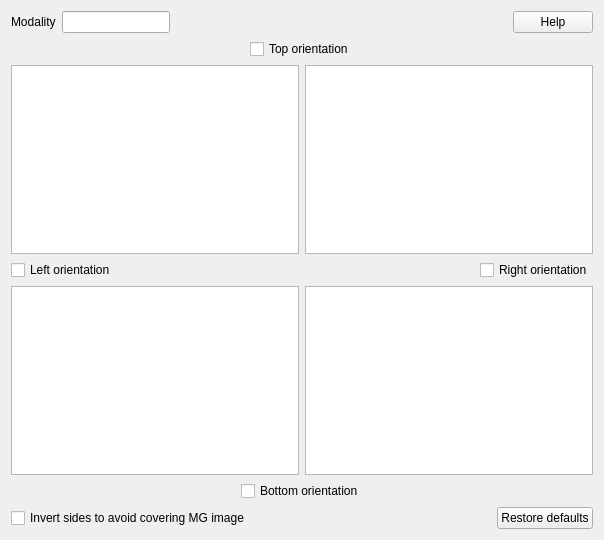
<?xml version="1.0" encoding="UTF-8"?>
<ui version="4.0">
 <class>Q2DViewerAnnotationsConfigurationWidgetBase</class>
 <widget class="QWidget" name="Q2DViewerAnnotationsConfigurationWidgetBase">
  <property name="geometry">
   <rect>
    <x>0</x>
    <y>0</y>
    <width>604</width>
    <height>540</height>
   </rect>
  </property>
  <layout class="QVBoxLayout" name="verticalLayout">
   <item>
    <layout class="QHBoxLayout" name="horizontalLayout_5">
     <item>
      <widget class="QLabel" name="m_modalityLabel">
       <property name="text">
        <string>Modality</string>
       </property>
      </widget>
     </item>
     <item>
      <widget class="QLineEdit" name="m_modalityLineEdit">
       <property name="sizePolicy">
        <sizepolicy hsizetype="Minimum" vsizetype="Fixed">
         <horstretch>0</horstretch>
         <verstretch>0</verstretch>
        </sizepolicy>
       </property>
      </widget>
     </item>
     <item>
      <spacer name="horizontalSpacer_7">
       <property name="orientation">
        <enum>Qt::Horizontal</enum>
       </property>
       <property name="sizeHint" stdset="0">
        <size>
         <width>40</width>
         <height>20</height>
        </size>
       </property>
      </spacer>
     </item>
     <item>
      <widget class="QPushButton" name="m_helpPushButton">
       <property name="text">
        <string>Help</string>
       </property>
       <property name="icon">
        <iconset resource="../main/themes/starviewer/starviewer.qrc">
         <normaloff>:/images/icons/help-about.svg</normaloff>:/images/icons/help-about.svg</iconset>
       </property>
      </widget>
     </item>
    </layout>
   </item>
   <item>
    <layout class="QGridLayout" name="gridLayout">
     <item row="0" column="0" colspan="2">
      <layout class="QHBoxLayout" name="horizontalLayout_3">
       <item>
        <spacer name="horizontalSpacer_3">
         <property name="orientation">
          <enum>Qt::Horizontal</enum>
         </property>
         <property name="sizeHint" stdset="0">
          <size>
           <width>40</width>
           <height>20</height>
          </size>
         </property>
        </spacer>
       </item>
       <item>
        <widget class="QCheckBox" name="m_topOrientationCheckBox">
         <property name="sizePolicy">
          <sizepolicy hsizetype="Minimum" vsizetype="Minimum">
           <horstretch>0</horstretch>
           <verstretch>0</verstretch>
          </sizepolicy>
         </property>
         <property name="text">
          <string>Top orientation</string>
         </property>
        </widget>
       </item>
       <item>
        <spacer name="horizontalSpacer_4">
         <property name="orientation">
          <enum>Qt::Horizontal</enum>
         </property>
         <property name="sizeHint" stdset="0">
          <size>
           <width>40</width>
           <height>20</height>
          </size>
         </property>
        </spacer>
       </item>
      </layout>
     </item>
     <item row="2" column="0">
      <widget class="QCheckBox" name="m_leftOrientationCheckBox">
       <property name="text">
        <string>Left orientation</string>
       </property>
      </widget>
     </item>
     <item row="2" column="1">
      <layout class="QHBoxLayout" name="horizontalLayout_2">
       <item>
        <spacer name="horizontalSpacer_2">
         <property name="orientation">
          <enum>Qt::Horizontal</enum>
         </property>
         <property name="sizeHint" stdset="0">
          <size>
           <width>40</width>
           <height>20</height>
          </size>
         </property>
        </spacer>
       </item>
       <item>
        <widget class="QCheckBox" name="m_rightOrientationCheckBox">
         <property name="text">
          <string>Right orientation</string>
         </property>
        </widget>
       </item>
      </layout>
     </item>
     <item row="4" column="0" colspan="2">
      <layout class="QHBoxLayout" name="horizontalLayout_4">
       <item>
        <spacer name="horizontalSpacer_5">
         <property name="orientation">
          <enum>Qt::Horizontal</enum>
         </property>
         <property name="sizeHint" stdset="0">
          <size>
           <width>40</width>
           <height>20</height>
          </size>
         </property>
        </spacer>
       </item>
       <item>
        <widget class="QCheckBox" name="m_bottomOrientationCheckBox">
         <property name="text">
          <string>Bottom orientation</string>
         </property>
        </widget>
       </item>
       <item>
        <spacer name="horizontalSpacer_6">
         <property name="orientation">
          <enum>Qt::Horizontal</enum>
         </property>
         <property name="sizeHint" stdset="0">
          <size>
           <width>40</width>
           <height>20</height>
          </size>
         </property>
        </spacer>
       </item>
      </layout>
     </item>
     <item row="1" column="0">
      <widget class="QPlainTextEdit" name="m_topLeftPlainTextEdit">
       <property name="lineWrapMode">
        <enum>QPlainTextEdit::NoWrap</enum>
       </property>
      </widget>
     </item>
     <item row="1" column="1">
      <widget class="QPlainTextEdit" name="m_topRightPlainTextEdit">
       <property name="lineWrapMode">
        <enum>QPlainTextEdit::NoWrap</enum>
       </property>
      </widget>
     </item>
     <item row="3" column="1">
      <widget class="QPlainTextEdit" name="m_bottomRightPlainTextEdit">
       <property name="lineWrapMode">
        <enum>QPlainTextEdit::NoWrap</enum>
       </property>
      </widget>
     </item>
     <item row="3" column="0">
      <widget class="QPlainTextEdit" name="m_bottomLeftPlainTextEdit">
       <property name="lineWrapMode">
        <enum>QPlainTextEdit::NoWrap</enum>
       </property>
      </widget>
     </item>
    </layout>
   </item>
   <item>
    <layout class="QHBoxLayout" name="horizontalLayout">
     <item>
      <widget class="QCheckBox" name="m_invertSidesMGCheckBox">
       <property name="text">
        <string>Invert sides to avoid covering MG image</string>
       </property>
      </widget>
     </item>
     <item>
      <spacer name="horizontalSpacer">
       <property name="orientation">
        <enum>Qt::Horizontal</enum>
       </property>
       <property name="sizeHint" stdset="0">
        <size>
         <width>40</width>
         <height>20</height>
        </size>
       </property>
      </spacer>
     </item>
     <item>
      <widget class="QPushButton" name="m_restoreDefaultsPushButton">
       <property name="text">
        <string>Restore defaults</string>
       </property>
       <property name="icon">
        <iconset resource="../main/themes/starviewer/starviewer.qrc">
         <normaloff>:/images/icons/edit-clear.svg</normaloff>:/images/icons/edit-clear.svg</iconset>
       </property>
      </widget>
     </item>
    </layout>
   </item>
  </layout>
 </widget>
 <resources>
  <include location="../main/themes/starviewer/starviewer.qrc"/>
 </resources>
 <connections/>
</ui>
